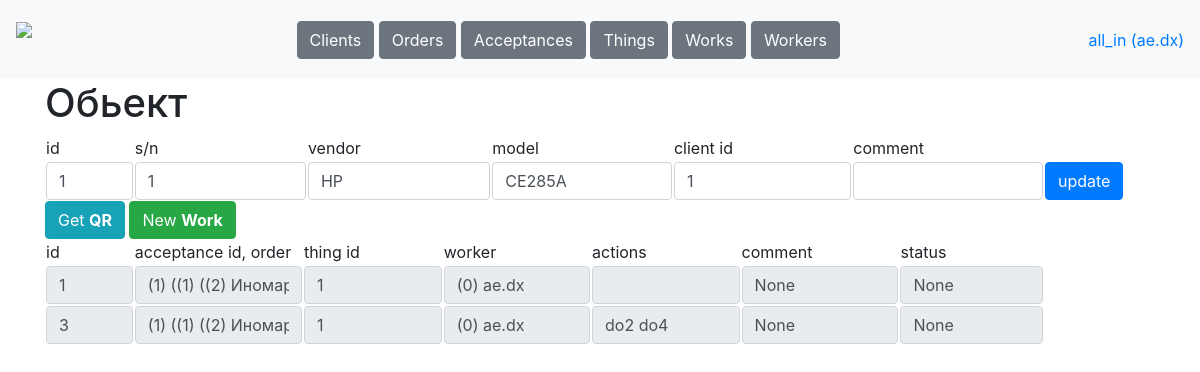
/tables/things/1 (signed in), run on an earlier commit of the app's database.
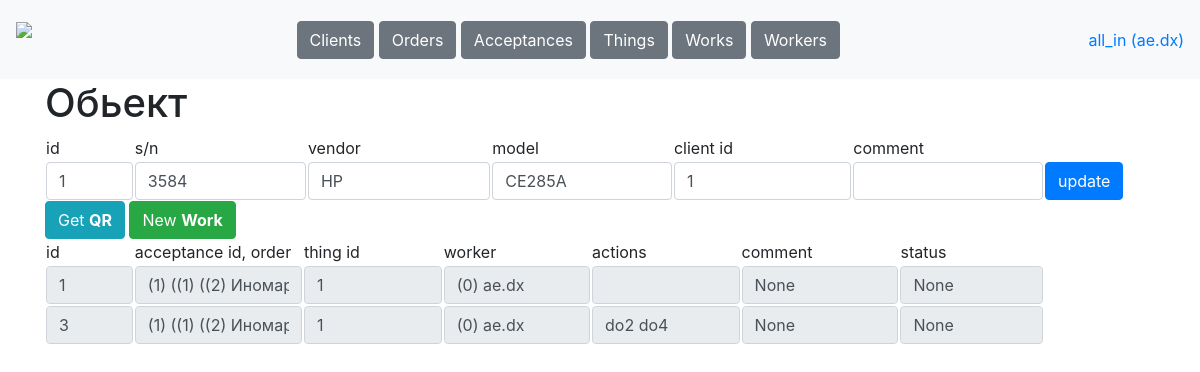
And on a later commit of the database.
### data/tables.py (models this page shows)
class Thing(db_session.SqlAlchemyBase, SerializerMixin):
    __tablename__ = 'things'
    id = Column(sqlalchemy.Integer, primary_key=True, autoincrement=True)
    sn =  Column(sqlalchemy.String, nullable=True)
    vendor = Column(sqlalchemy.String, nullable=True)
    model = Column(sqlalchemy.String, nullable=True)
    client_id = Column(sqlalchemy.Integer, sqlalchemy.ForeignKey('clients.id'))
    comment = Column(sqlalchemy.String, nullable=True)
    client = orm.relationship('Client')

### main.py (the view)
@app.route('/tables/things/<int:thing_id>', methods=['GET', 'POST'])
def thing(thing_id):
    username = request.cookies.get('user')
    if not username:
        return redirect('/login')
    user = stuff.get_user(username)
    if request.method == 'GET':
        acceptance = stuff.get_entry('acceptances', int(request.cookies.get('acceptance')))\
            if request.cookies.get('acceptance') else None
        return render_template(f'thing.html', user=user,
                               acceptance=acceptance,
                               thing=stuff.get_entry('things', thing_id),
                               works=stuff.get_table('works').filter(Work.thing_id == thing_id))
    elif request.method == 'POST':
        stuff.update_entry('things', request.form)
        return redirect(f'/tables/thing/{thing_id}')

### data/db_session.py (called while the page is built)
def create_session() -> Session:
    global __factory
    return __factory()

### stuff.py (called while the page is built)
def get_user(username):
    db_sess = db_session.create_session()
    worker = db_sess.query(Worker).filter(Worker.username == username).first()
    db_sess.close()
    return worker

def get_table(table, sort='id', reverse=0):
    db_sess = db_session.create_session()
    if table == 'clients':
        return db_sess.query(Client)
    elif table == 'orders':
        return db_sess.query(Order)
    elif table == 'acceptances':
        return db_sess.query(Acceptance)
    elif table == 'things':
        return db_sess.query(Thing)
    elif table == 'works':
        return db_sess.query(Work)
    elif table == 'workers':
        return db_sess.query(Worker)
    db_sess.close()

### templates/thing.html (shortened to what this page needs)
{% extends "base.html"%}
{% block content %}
<h1>Обьект</h1>
<form method="post">
<table>
    <tr>
        <td width="8%">id</td>
        <td>s/n</td>
        <td>vendor</td>
        <td>model</td>
        <td>client id</td>
        <td>comment</td>
        <td width="10%"></td>
    </tr>
    <tr>
        <td width="8%"><input class="form-control" value="{{thing.id}}" name="id"></td>
        <td><input class="form-control" value="{{thing.sn}}" name="sn"></td>
        <td><input class="form-control" value="{{thing.vendor}}" name="vendor"></td>
        <td><input class="form-control" value="{{thing.model}}" name="model"></td>
        <td><input class="form-control" value="{{thing.client.id}}" name="client id"></td>
        <td><input class="form-control" value="{{thing.comment}}" name="comment"></td>
        <td width="10%"><button type="submit" class="btn btn-primary">update</button></td>
    </tr>
</table>
</form>
<a class="btn btn-info" href="/tables/things/{{thing.id}}/qr" role="button">Get <b>QR</b></a>
<a class="btn btn-success" href="/tables/works/new/{{thing.id}}" role="button">New <b>Work</b></a><br>
<table>
    <tr>
        <td width="8%">id</td>
        <td>acceptance id, order</td>
        <td>thing id</td>
        <td>worker</td>
        <td>actions</td>
        <td>comment</td>
        <td>status</td>
        <td width="10%"></td>
    </tr>
    {% for item in works %}
    <tr>
        <td width="8%"><a href="/tables/works/{{item.id}}"><input class="form-control" value="{{item.id}}" readonly></a></td>
        <td><input class="form-control" value="({{item.acceptance.id}}) (({{item.acceptance.order.id}}) (({{item.acceptance.order.client.id}}) {{item.acceptance.order.client.name}}))" readonly></td>
        <td><input class="form-control" value="{{item.thing.id}}" readonly></td>
        <td><input class="form-control" value="({{item.worker.id}}) {{item.worker.name}}" readonly></td>
        <td><input class="form-control" value="{{item.actions}}" readonly></td>
        <td><input class="form-control" value="{{item.comment}}" readonly></td>
        <td><input class="form-control" value="{{item.status}}" readonly></td>
    </tr>
    {% endfor %}
</table>
{% endblock %}

What changed in the data, as far as the page shows it:
changed Thing "HP": sn "1" → "3584"
